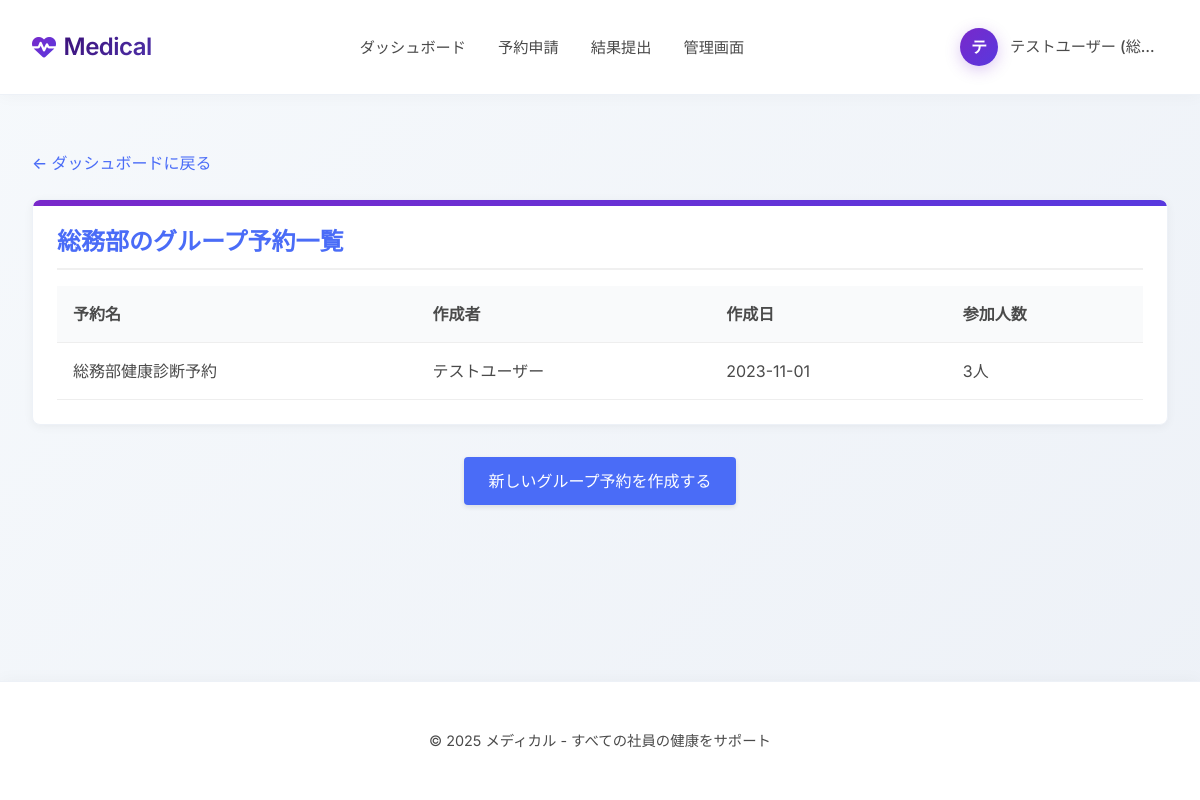
Screenshot of /group_reservations (signed in) with the database file from the repository.
### tables this page shows
CREATE TABLE users (
            id TEXT PRIMARY KEY,
            password TEXT NOT NULL,
            name TEXT NOT NULL,
            department TEXT,
            role TEXT DEFAULT 'user',
            created_at TIMESTAMP DEFAULT CURRENT_TIMESTAMP
        , work_type TEXT DEFAULT 'regular', email TEXT, phone TEXT, employee_number TEXT, insurance_number TEXT);

### app.py (the view)
@app.route('/group_reservations')
@login_required
def group_reservations():
    conn = sqlite3.connect('health_check.db')
    c = conn.cursor()
    c.execute("PRAGMA table_info(reservation_groups)")
    columns = [column[1] for column in c.fetchall()]
    c.execute("PRAGMA table_info(reservations)")
    res_columns = [column[1] for column in c.fetchall()]
    sample_groups = []
    if current_user.department == '人事部':
        sample_groups = [
            (1, '総務部健康診断予約', '総務部', '2023-11-01 10:00:00', '管理者', 5),
            (2, '営業部健康診断予約', '営業部', '2023-11-05 14:30:00', '管理者', 8),
            (3, '開発部健康診断予約', '開発部', '2023-11-08 09:15:00', '管理者', 12)
        ]
    else:
        sample_groups = [
            (1, f'{current_user.department}健康診断予約', current_user.department, '2023-11-01 10:00:00', current_user.name, 3)
        ]
    conn.close()
    return render_template('group_reservations.html', group_reservations=sample_groups)

### app.py (called while the page is built)
@app.after_request
def add_header(response):
    response.headers["Cache-Control"] = "no-cache, no-store, must-revalidate"
    response.headers["Pragma"] = "no-cache"
    response.headers["Expires"] = "0"
    response.headers['Cache-Control'] = 'public, max-age=0'
    return response

@app.context_processor
def override_url_for():
    return dict(url_for=dated_url_for)

def dated_url_for(endpoint, **values):
    if endpoint == 'static':
        values['q'] = int(datetime.utcnow().timestamp())
    return url_for(endpoint, **values)

def get_user_by_id(user_id):
    conn = sqlite3.connect('health_check.db')
    c = conn.cursor()
    c.execute('SELECT id, name, department, role, work_type, email, phone FROM users WHERE id = ?', (user_id,))
    user_data = c.fetchone()
    conn.close()
    if user_data:
        return User(user_data[0], user_data[1], user_data[2], user_data[3],
                   user_data[4], user_data[5], user_data[6])
    return None

@login_manager.user_loader
def load_user(user_id):
    return get_user_by_id(user_id)

### templates/group_reservations.html (shortened to what this page needs)
{% extends "base.html" %}
{% block content %}
<a href="{{ url_for('dashboard') }}" class="back-link">← ダッシュボードに戻る</a>
<div class="card">
    <h2>{{ current_user.department }}のグループ予約一覧</h2>
    {% if group_reservations %}
    <table>
        <thead>
            <tr>
                <th>予約名</th>
                <th>作成者</th>
                <th>作成日</th>
                <th>参加人数</th>
            </tr>
        </thead>
        <tbody>
            {% for id, name, dept, created_at, created_by, member_count in group_reservations %}
            <tr>
                <td>{{ name }}</td>
                <td>{{ created_by }}</td>
                <td>{{ created_at.split(' ')[0] }}</td>
                <td>{{ member_count }}人</td>
            </tr>
            {% endfor %}
        </tbody>
    </table>
    {% else %}
    <div class="empty-state">
        <p>グループ予約はありません</p>
    </div>
    {% endif %}
</div>
<div class="action-container">
    <a href="{{ url_for('reservation') }}" class="action-button">新しいグループ予約を作成する</a>
</div>
{% endblock %}

### templates/base.html (shortened to what this page needs)
<!DOCTYPE html>
<html lang="ja">
<head>
    <link rel="stylesheet" href="https://cdnjs.cloudflare.com/ajax/libs/font-awesome/6.4.0/css/all.min.css">
</head>
<body>
    <header>
        <div class="header-container animated delay-1">
            <a href="/" class="logo">
                <i class="fas fa-heartbeat"></i>
                <span>Medical</span>
            </a>
            {% if current_user.is_authenticated %}
            <nav>
                <ul class="nav-links">
                    <li><a href="{{ url_for('dashboard') }}" {% if request.path == url_for('dashboard') %}class="active"{% endif %}>ダッシュボード</a></li>
                    <li><a href="{{ url_for('reservation') }}" {% if request.path == url_for('reservation') %}class="active"{% endif %}>予約申請</a></li>
                    <li><a href="{{ url_for('upload_results') }}" {% if request.path == url_for('upload_results') %}class="active"{% endif %}>結果提出</a></li>
                    {% if current_user.is_admin %}
                    <li><a href="{{ url_for('admin_dashboard') }}" {% if request.path == url_for('admin_dashboard') %}class="active"{% endif %}>管理画面</a></li>
                    {% endif %}
                </ul>
            </nav>
            <div class="user-profile" id="userProfile">
                <div class="avatar">{{ current_user.name[:1] }}</div>
                <div class="user-name">{{ current_user.name }} ({{ current_user.department }})</div>
            </div>
            {% endif %}
        </div>
    </header>
    <main class="animated delay-2">
        {% block content %}{% endblock %}
    </main>
    <footer class="animated delay-3">
        <div class="footer-container">
            <p>&copy; 2025 メディカル - すべての社員の健康をサポート</p>
        </div>
    </footer>
</body>
</html>

### templates/base.html (style rules this page uses)
:root { --primary: #1A1A1A; --secondary: #5839de; --accent: #7928CA; --success: #00A67E; --danger: #F03A47; --warning: #FFB84C; --info: #5839de; --light: #F8F9FA; --dark: #111111; --bg-color: #f6f9fc; --text-color: #4a4a4a; --border-color: #edf1f7; --hover-color: #F5F5FF; --gradient-primary: linear-gradient(135deg, #7928CA, #5839de); --gradient-secondary: linear-gradient(135deg, #3a1078, #4e31aa); --gradient-background: linear-gradient(135deg, #f6f9fc 0%, #edf1f7 100%); --shadow-soft: 0 10px 50px rgba(0,0,0,0.05), 0 2px 15px rgba(0,0,0,0.05); }
* { box-sizing: border-box; margin: 0; padding: 0; }
body { font-family: 'Inter', -apple-system, BlinkMacSystemFont, sans-serif; line-height: 1.5; color: var(--text-color); background: var(--gradient-background); min-height: 100vh; display: flex; flex-direction: column; -webkit-font-smoothing: antialiased; -moz-osx-font-smoothing: grayscale; }
.animated { animation: fadeIn 0.8s ease-out forwards; }
.delay-1 { animation-delay: 0.1s; }
.delay-2 { animation-delay: 0.2s; }
.delay-3 { animation-delay: 0.3s; }
header { background: white; border-bottom: 1px solid var(--border-color); padding: 1.25rem 0; position: sticky; top: 0; z-index: 100; box-shadow: 0 2px 15px rgba(0,0,0,0.03); }
.header-container { max-width: 1300px; margin: 0 auto; display: flex; justify-content: space-between; align-items: center; padding: 0 2rem; }
.logo { display: flex; align-items: center; text-decoration: none; color: var(--primary); font-weight: 600; font-size: 1.5rem; letter-spacing: -0.5px; }
.logo i { margin-right: 0.5rem; background: var(--gradient-primary); -webkit-background-clip: text; -webkit-text-fill-color: transparent; }
.logo span { background: var(--gradient-secondary); -webkit-background-clip: text; -webkit-text-fill-color: transparent; }
nav .nav-links { display: flex; list-style: none; gap: 2rem; }
nav .nav-links a { text-decoration: none; color: var(--text-color); font-weight: 500; transition: all 0.2s; padding: 0.5rem 0; position: relative; font-size: 0.95rem; }
nav .nav-links a::after { content: ''; position: absolute; bottom: 0; left: 0; width: 0; height: 2px; background: var(--gradient-primary); transition: width 0.3s; }
.user-profile { display: flex; align-items: center; position: relative; cursor: pointer; padding: 0.5rem; border-radius: 12px; transition: all 0.2s; }
.user-profile .avatar { width: 38px; height: 38px; border-radius: 50%; background: var(--gradient-primary); display: flex; align-items: center; justify-content: center; color: white; font-weight: 600; margin-right: 0.75rem; box-shadow: 0 4px 15px rgba(121, 40, 202, 0.25); }
.user-profile .user-name { font-weight: 500; color: var(--text-color); max-width: 150px; white-space: nowrap; overflow: hidden; text-overflow: ellipsis; font-size: 0.95rem; }
main { flex-grow: 1; max-width: 1300px; width: 100%; margin: 0 auto; padding: 3.5rem 2rem; }
footer { background-color: white; padding: 3rem 0; border-top: 1px solid var(--border-color); text-align: center; color: var(--text-color); opacity: 0.8; font-size: 0.9rem; box-shadow: 0 -2px 15px rgba(0,0,0,0.03); }
.footer-container { max-width: 1300px; margin: 0 auto; padding: 0 2rem; }
.card { background: white; padding: 3rem; border-radius: 24px; box-shadow: var(--shadow-soft); margin-bottom: 2.5rem; border: 1px solid var(--border-color); position: relative; overflow: hidden; }
.card::before { content: ''; position: absolute; top: 0; left: 0; right: 0; height: 6px; background: var(--gradient-primary); z-index: 2; border-radius: 24px 24px 0 0; }

### templates/group_reservations.html (style rules this page uses)
.card { background: white; padding: 1.5rem; border-radius: 8px; box-shadow: 0 2px 10px rgba(0,0,0,0.05); margin-bottom: 2rem; }
.card h2 { margin-top: 0; color: #4a6cf7; font-weight: 600; padding-bottom: 0.5rem; border-bottom: 2px solid #f0f0f0; }
.action-button { display: inline-block; padding: 0.75rem 1.5rem; background: #4a6cf7; color: white; text-decoration: none; border-radius: 4px; font-weight: 500; transition: all 0.3s; box-shadow: 0 2px 5px rgba(0,0,0,0.1); }
.back-link { display: inline-block; margin-bottom: 1.5rem; color: #4a6cf7; text-decoration: none; font-weight: 500; transition: all 0.3s; }
table { width: 100%; border-collapse: collapse; margin-top: 1rem; }
th, td { padding: 1rem; text-align: left; border-bottom: 1px solid #eee; }
th { background: #f9fafb; font-weight: 600; }
.action-container { text-align: center; margin-top: 2rem; }

### rows the page displays
users: name "テ", name "テストユーザー", department "総…", department "総務部", name "総務部健康診断予約", created_at "2023-11-01", member_count "3"
